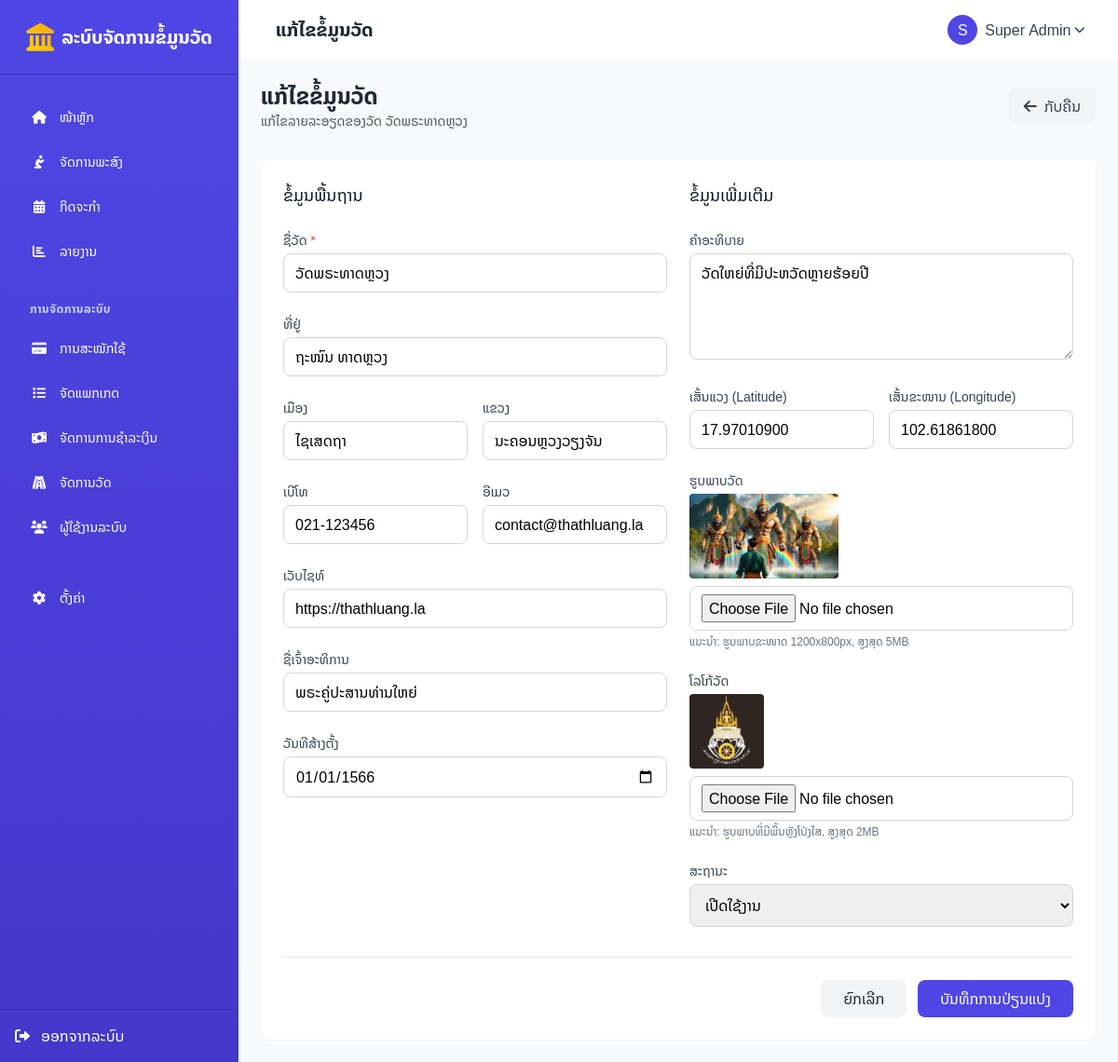
Page /temples/edit.php?id=17 (signed in) on the committed database.
### tables this page shows
CREATE TABLE `temples` (
  `id` int(11) NOT NULL,
  `name` varchar(255) NOT NULL,
  `address` text DEFAULT NULL,
  `district` varchar(100) DEFAULT NULL,
  `province` varchar(100) DEFAULT NULL,
  `phone` varchar(50) DEFAULT NULL,
  `email` varchar(255) DEFAULT NULL,
  `website` varchar(255) DEFAULT NULL,
  `founding_date` date DEFAULT NULL,
  `abbot_name` varchar(255) DEFAULT NULL,
  `description` text DEFAULT NULL,
  `photo` varchar(255) DEFAULT NULL,
  `logo` varchar(255) DEFAULT NULL,
  `latitude` decimal(10,8) DEFAULT NULL,
  `longitude` decimal(11,8) DEFAULT NULL,
  `status` enum('active','inactive') DEFAULT 'active',
  `created_at` timestamp NOT NULL DEFAULT current_timestamp(),
  `updated_at` timestamp NOT NULL DEFAULT current_timestamp() ON UPDATE current_timestamp()
);

### config/base_url.php (called while the page is built)
<?php
$base_url = "http://localhost/temples/";
?>

### temples/edit.php (the view, shortened to what this page needs)
<?php
require_once '../config/db.php';
require_once '../config/base_url.php';
require_once '../includes/header.php';
$temple_id = (int)$_GET['id'];
$stmt = $pdo->prepare("SELECT * FROM temples WHERE id = ?");
$stmt->execute([$temple_id]);
$temple = $stmt->fetch();
?>
<div class="flex justify-between items-center mb-8">
    <div>
        <h1 class="text-2xl font-bold text-gray-800">ແກ້ໄຂຂໍ້ມູນວັດ</h1>
        <p class="text-sm text-gray-600">ແກ້ໄຂລາຍລະອຽດຂອງວັດ <?= htmlspecialchars($temple['name']) ?></p>
    </div>
    <a href="<?= $base_url ?>temples/" class="bg-gray-100 hover:bg-gray-200 text-gray-700 py-2 px-4 rounded-lg flex items-center transition">
        <i class="fas fa-arrow-left mr-2"></i> ກັບຄືນ
    </a>
</div>
<div class="bg-white rounded-lg shadow-sm overflow-hidden">
    <form method="POST" enctype="multipart/form-data" class="p-6">
        <div class="grid grid-cols-1 md:grid-cols-2 gap-6">
            <div class="space-y-6">
                <h3 class="text-lg font-medium text-gray-900">ຂໍ້ມູນພື້ນຖານ</h3>
                <div>
                    <label class="block text-sm font-medium text-gray-700 mb-1">ຊື່ວັດ <span class="text-red-500">*</span></label>
                    <input
                        type="text"
                        name="name"
                        required
                        value="<?= htmlspecialchars($temple['name']) ?>"
                        class="w-full border border-gray-300 rounded-lg px-3 py-2 focus:outline-none focus:ring-2 focus:ring-indigo-500"
                    >
                </div>
                <div>
                    <label class="block text-sm font-medium text-gray-700 mb-1">ທີ່ຢູ່</label>
                    <input
                        type="text"
                        name="address"
                        value="<?= htmlspecialchars($temple['address'] ?? '') ?>"
                        class="w-full border border-gray-300 rounded-lg px-3 py-2 focus:outline-none focus:ring-2 focus:ring-indigo-500"
                    >
                </div>
                <div class="grid grid-cols-1 md:grid-cols-2 gap-4">
                    <div>
                        <label class="block text-sm font-medium text-gray-700 mb-1">ເມືອງ</label>
                        <input
                            type="text"
                            name="district"
                            value="<?= htmlspecialchars($temple['district'] ?? '') ?>"
                            class="w-full border border-gray-300 rounded-lg px-3 py-2 focus:outline-none focus:ring-2 focus:ring-indigo-500"
                        >
                    </div>
                    <div>
                        <label class="block text-sm font-medium text-gray-700 mb-1">ແຂວງ</label>
                        <input
                            type="text"
                            name="province"
                            value="<?= htmlspecialchars($temple['province'] ?? '') ?>"
                            class="w-full border border-gray-300 rounded-lg px-3 py-2 focus:outline-none focus:ring-2 focus:ring-indigo-500"
                        >
                    </div>
                </div>
                <div class="grid grid-cols-1 md:grid-cols-2 gap-4">
                    <div>
                        <label class="block text-sm font-medium text-gray-700 mb-1">ເບີໂທ</label>
                        <input
                            type="tel"
                            name="phone"
                            value="<?= htmlspecialchars($temple['phone'] ?? '') ?>"
                            class="w-full border border-gray-300 rounded-lg px-3 py-2 focus:outline-none focus:ring-2 focus:ring-indigo-500"
                        >
                    </div>
                    <div>
                        <label class="block text-sm font-medium text-gray-700 mb-1">ອີເມວ</label>
                        <input
                            type="email"
                            name="email"
                            value="<?= htmlspecialchars($temple['email'] ?? '') ?>"
                            class="w-full border border-gray-300 rounded-lg px-3 py-2 focus:outline-none focus:ring-2 focus:ring-indigo-500"
                        >
                    </div>
                </div>
                <div>
                    <label class="block text-sm font-medium text-gray-700 mb-1">ເວັບໄຊທ໌</label>
                    <input
                        type="url"
                        name="website"
                        value="<?= htmlspecialchars($temple['website'] ?? '') ?>"
                        placeholder="https://"
                        class="w-full border border-gray-300 rounded-lg px-3 py-2 focus:outline-none focus:ring-2 focus:ring-indigo-500"
                    >
                </div>
                <div>
                    <label class="block text-sm font-medium text-gray-700 mb-1">ຊື່ເຈົ້າອະທິການ</label>
                    <input
                        type="text"
                        name="abbot_name"
                        value="<?= htmlspecialchars($temple['abbot_name'] ?? '') ?>"
                        class="w-full border border-gray-300 rounded-lg px-3 py-2 focus:outline-none focus:ring-2 focus:ring-indigo-500"
                    >
                </div>
                <div>
                    <label class="block text-sm font-medium text-gray-700 mb-1">ວັນທີສ້າງຕັ້ງ</label>
                    <input
                        type="date"
                        name="founding_date"
                        value="<?= $temple['founding_date'] ?? '' ?>"
                        class="w-full border border-gray-300 rounded-lg px-3 py-2 focus:outline-none focus:ring-2 focus:ring-indigo-500"
                    >
                </div>
            </div>
            <div class="space-y-6">
                <h3 class="text-lg font-medium text-gray-900">ຂໍ້ມູນເພີ່ມເຕີມ</h3>
                <div>
                    <label class="block text-sm font-medium text-gray-700 mb-1">ຄຳອະທິບາຍ</label>
                    <textarea
                        name="description"
                        rows="4"
                        class="w-full border border-gray-300 rounded-lg px-3 py-2 focus:outline-none focus:ring-2 focus:ring-indigo-500"
                    ><?= htmlspecialchars($temple['description'] ?? '') ?></textarea>
                </div>
                <div class="grid grid-cols-1 md:grid-cols-2 gap-4">
                    <div>
                        <label class="block text-sm font-medium text-gray-700 mb-1">ເສັ້ນແວງ (Latitude)</label>
                        <input
                            type="text"
                            name="latitude"
                            value="<?= $temple['latitude'] ?? '' ?>"
                            class="w-full border border-gray-300 rounded-lg px-3 py-2 focus:outline-none focus:ring-2 focus:ring-indigo-500"
                        >
                    </div>
                    <div>
                        <label class="block text-sm font-medium text-gray-700 mb-1">ເສັ້ນຂະໜານ (Longitude)</label>
                        <input
                            type="text"
                            name="longitude"
                            value="<?= $temple['longitude'] ?? '' ?>"
                            class="w-full border border-gray-300 rounded-lg px-3 py-2 focus:outline-none focus:ring-2 focus:ring-indigo-500"
                        >
                    </div>
                </div>
                <div>
                    <label class="block text-sm font-medium text-gray-700 mb-1">ຮູບພາບວັດ</label>
                    <?php if ($temple['photo']): ?>
                        <div class="mb-2">
                            <img src="<?= $base_url . $temple['photo'] ?>" alt="Temple photo" class="w-40 h-auto rounded">
                        </div>
                    <?php endif; ?>
                    <input
                        type="file"
                        name="photo"
                        accept="image/*"
                        class="w-full border border-gray-300 rounded-lg px-3 py-2 focus:outline-none focus:ring-2 focus:ring-indigo-500"
                    >
                    <p class="text-xs text-gray-500 mt-1">ແນະນຳ: ຮູບພາບຂະໜາດ 1200x800px, ສູງສຸດ 5MB</p>
                </div>
                <div>
                    <label class="block text-sm font-medium text-gray-700 mb-1">ໂລໂກ້ວັດ</label>
                    <?php if ($temple['logo']): ?>
                        <div class="mb-2">
                            <img src="<?= $base_url . $temple['logo'] ?>" alt="Temple logo" class="w-20 h-auto rounded">
                        </div>
                    <?php endif; ?>
                    <input
                        type="file"
                        name="logo"
                        accept="image/*"
                        class="w-full border border-gray-300 rounded-lg px-3 py-2 focus:outline-none focus:ring-2 focus:ring-indigo-500"
                    >
                    <p class="text-xs text-gray-500 mt-1">ແນະນຳ: ຮູບພາບທີ່ມີພື້ນຫຼັງໂປ່ງໃສ, ສູງສຸດ 2MB</p>
                </div>
                <div>
                    <label class="block text-sm font-medium text-gray-700 mb-1">ສະຖານະ</label>
                    <select
                        name="status"
                        class="w-full border border-gray-300 rounded-lg px-3 py-2 focus:outline-none focus:ring-2 focus:ring-indigo-500"
                    >
                        <option value="active" <?= $temple['status'] === 'active' ? 'selected' : '' ?>>ເປີດໃຊ້ງານ</option>
                    </select>
                </div>
            </div>
        </div>
        <div class="mt-8 border-t border-gray-200 pt-6 flex justify-end space-x-3">
            <a href="<?= $base_url ?>temples/" class="bg-gray-100 hover:bg-gray-200 text-gray-800 py-2 px-6 rounded-lg transition">
                ຍົກເລີກ
            </a>
            <button type="submit" class="bg-indigo-600 hover:bg-indigo-700 text-white py-2 px-6 rounded-lg transition">
                ບັນທຶກການປ່ຽນແປງ
            </button>
        </div>
    </form>
</div>
<?php require_once '../includes/footer.php'; ?>

### includes/header.php (style rules this page uses)
body { font-family: 'Noto Sans Lao', sans-serif; background-color: #F9FAFB; }

### rows in the picture
temples: name "ວັດພຣະທາດຫຼວງ", address "ຖະໜົນ ທາດຫຼວງ", district "ໄຊເສດຖາ", province "ນະຄອນຫຼວງວຽງຈັນ", phone "021-123456", email "contact@thathluang.la", website "https://thathluang.la", abbot_name "ພຣະຄູ່ປະສານທ່ານໃຫຍ່", founding_date "01/01/1566", description "ວັດໃຫຍ່ທີ່ມີປະຫວັດຫຼາຍຮ້ອຍປີ", latitude "17.97010900", longitude "102.61861800", photo (picture), logo (picture), status "ເປີດໃຊ້ງານ"

### other values in the picture
$page_title "ແກ້ໄຂຂໍ້ມູນວັດ"
substr($_SESSION['user']['name'], 0, 1) "S"
$_SESSION['user']['name'] "Super Admin"
